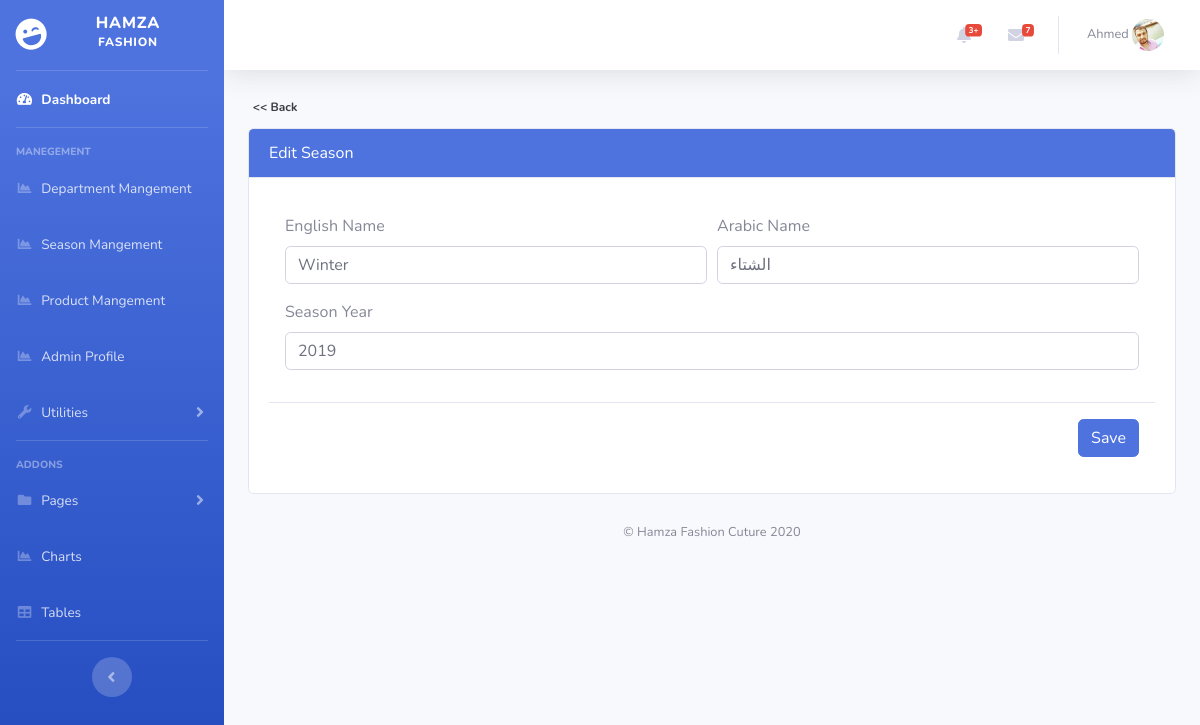
The app's page /admin/editSeason.php?sid=23 (signed in) with its own data.
### tables this page shows
CREATE TABLE `season`  (
  `season_id` int(11) NOT NULL AUTO_INCREMENT,
  `season_name_en` varchar(255) NULL DEFAULT NULL,
  `season_name_ar` varchar(255) NULL DEFAULT NULL,
  `season_year` year NULL DEFAULT NULL,
  `season_date` datetime(0) NULL DEFAULT NULL,
  PRIMARY KEY (`season_id`) USING BTREE
);

### database.php (called while the page is built, shortened)
<?php
class database {
    private $RDBMType = "mysql";
    private $username = "root";
    private $password = "";
    private $dbhost = "localhost";
    private $database = "designer";
    function __construct() {
   	$this->pdo = new PDO($this->RDBMType . ":host=" . $this->dbhost . ";dbname=" . $this->database, $this->username,
   	$this->password,array(PDO::MYSQL_ATTR_INIT_COMMAND => "SET NAMES UTF8"));
     }
      public function getRows($query, $params=array()){
                $stmt = $this->pdo->prepare($query);
                $stmt->execute($params);
                return $stmt->fetchAll();
            }
}
$db = new database;

### admin/editSeason.php (the view, shortened to what this page needs)
<?php
include_once("../database.php");
if(isset($_SESSION['user_id'])):
 ?>
<?php
include('includes/header.php');
include('includes/navbar.php');
?>
<?php
$sid=$_GET['sid'];
$sql="SELECT * FROM season WHERE season_id=$sid";
$result=$db->getRows($sql,array());
foreach($result as $season)
{
    $season_name_en=$season['season_name_en'];
    $season_name_ar=$season['season_name_ar'];
    $season_year=$season['season_year'];
}
?>
<div class="container-fluid">
<div class="row" style="margin-bottom:10px">
<div class="col-md-12">
<a href="season.php" class="badge badge-light"> << Back</a>
</div>
</div>
  <div class="row">
<div class="col-md-12">
  <div class="card">
  <div class="card-header" style="background-color:#4e73df;color:white">
    Edit Season
  </div>
  <div class="card-body">
  <form action="updateSeason.php" method="POST" enctype="multipart/form-data" accept-charset="utf-8">
        <div class="modal-body ">
        <div class="form-row">
    <div class="form-group col-md-6">
      <label for="inputEmail4">English Name</label>
      <input type="text" class="form-control"  placeholder="English Name" name="enName" value="<?php echo $season_name_en ?>" required>
    </div>
    <div class="form-group col-md-6">
      <label for="inputEmail4">Arabic Name</label>
      <input type="text" class="form-control"  placeholder="Arabic Name" name="arName" value="<?php echo $season_name_ar  ?>" required>
    </div>
    <div class="form-group col-md-12">
      <label for="inputEmail4">Season Year</label>
      <input type="number" class="form-control"  placeholder="Season Year" name="year" value="<?php echo $season_year ?>" required>
    </div>
  </div>
        </div>
        <div class="modal-footer text-center">
            <button type="submit" name="update" class="btn btn-primary" href="updateSeason.php?sid=<?php echo $sid ?>">Save</button>
        </div>
      </form>
  </div>
</div>
</div>
</div>
</div>
  <?php
include('includes/footer.php');
else :
  header('location:index.php');
endif;
?>

### records on screen
season: enName "Winter", arName "الشتاء", year "2019"

### other values on screen
$_SESSION['fname'] "Ahmed"
